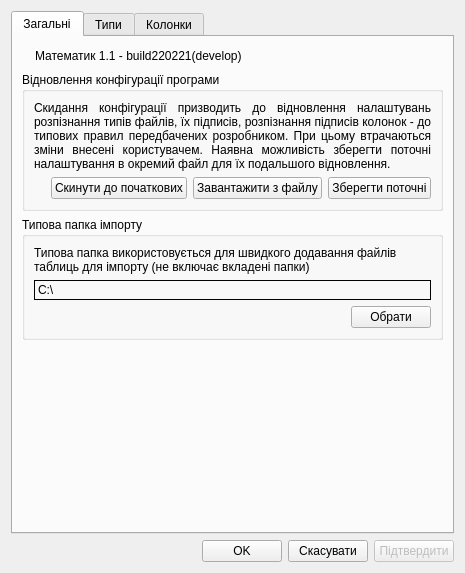
<?xml version="1.0" encoding="UTF-8"?>
<ui version="4.0">
 <class>Form</class>
 <widget class="QWidget" name="Form">
  <property name="geometry">
   <rect>
    <x>0</x>
    <y>0</y>
    <width>465</width>
    <height>573</height>
   </rect>
  </property>
  <property name="minimumSize">
   <size>
    <width>465</width>
    <height>573</height>
   </size>
  </property>
  <property name="maximumSize">
   <size>
    <width>465</width>
    <height>573</height>
   </size>
  </property>
  <property name="baseSize">
   <size>
    <width>465</width>
    <height>573</height>
   </size>
  </property>
  <property name="windowTitle">
   <string>Налаштування</string>
  </property>
  <property name="windowIcon">
   <iconset resource="res_file.qrc">
    <normaloff>:/pics/gui_res/ico_ser.ico</normaloff>:/pics/gui_res/ico_ser.ico</iconset>
  </property>
  <layout class="QVBoxLayout" name="verticalLayout">
   <item>
    <widget class="QTabWidget" name="tabSetting">
     <property name="baseSize">
      <size>
       <width>0</width>
       <height>0</height>
      </size>
     </property>
     <property name="currentIndex">
      <number>0</number>
     </property>
     <widget class="QWidget" name="tab_setup_common">
      <attribute name="title">
       <string>Загальні</string>
      </attribute>
      <layout class="QVBoxLayout" name="verticalLayout_2">
       <item>
        <layout class="QHBoxLayout" name="horizontalLayout_2">
         <property name="sizeConstraint">
          <enum>QLayout::SetDefaultConstraint</enum>
         </property>
         <item>
          <widget class="QLabel" name="label">
           <property name="sizePolicy">
            <sizepolicy hsizetype="Preferred" vsizetype="Minimum">
             <horstretch>0</horstretch>
             <verstretch>0</verstretch>
            </sizepolicy>
           </property>
           <property name="maximumSize">
            <size>
             <width>45</width>
             <height>41</height>
            </size>
           </property>
           <property name="text">
            <string/>
           </property>
           <property name="pixmap">
            <pixmap resource="res_file.qrc">:/pics/gui_res/ico_albert.ico</pixmap>
           </property>
           <property name="scaledContents">
            <bool>true</bool>
           </property>
          </widget>
         </item>
         <item>
          <widget class="QLabel" name="label_2">
           <property name="sizePolicy">
            <sizepolicy hsizetype="Preferred" vsizetype="Minimum">
             <horstretch>0</horstretch>
             <verstretch>0</verstretch>
            </sizepolicy>
           </property>
           <property name="maximumSize">
            <size>
             <width>16777215</width>
             <height>15</height>
            </size>
           </property>
           <property name="text">
            <string>Математик 1.1 - build220221(develop)</string>
           </property>
          </widget>
         </item>
         <item>
          <spacer name="horizontalSpacer_2">
           <property name="orientation">
            <enum>Qt::Horizontal</enum>
           </property>
           <property name="sizeHint" stdset="0">
            <size>
             <width>40</width>
             <height>20</height>
            </size>
           </property>
          </spacer>
         </item>
        </layout>
       </item>
       <item>
        <widget class="QGroupBox" name="groupBox">
         <property name="title">
          <string>Відновлення конфігурації програми</string>
         </property>
         <layout class="QVBoxLayout" name="verticalLayout_3">
          <item>
           <widget class="QLabel" name="label_3">
            <property name="text">
             <string>Скидання конфігурації призводить до відновлення налаштувань розпізнання типів файлів, їх підписів, розпізнання підписів колонок - до типових правил передбачених розробником. При цьому втрачаються зміни внесені користувачем. Наявна можливість зберегти поточні налаштування в окремий файл для їх подальшого відновлення. </string>
            </property>
            <property name="scaledContents">
             <bool>false</bool>
            </property>
            <property name="alignment">
             <set>Qt::AlignJustify|Qt::AlignVCenter</set>
            </property>
            <property name="wordWrap">
             <bool>true</bool>
            </property>
           </widget>
          </item>
          <item>
           <layout class="QHBoxLayout" name="horizontalLayout_3">
            <item>
             <spacer name="horizontalSpacer_3">
              <property name="orientation">
               <enum>Qt::Horizontal</enum>
              </property>
              <property name="sizeHint" stdset="0">
               <size>
                <width>40</width>
                <height>20</height>
               </size>
              </property>
             </spacer>
            </item>
            <item>
             <widget class="QPushButton" name="btn_config_swipe">
              <property name="text">
               <string>Скинути до початкових</string>
              </property>
              <property name="icon">
               <iconset resource="res_file.qrc">
                <normaloff>:/pics/gui_res/white_icons/exclamation.png</normaloff>:/pics/gui_res/white_icons/exclamation.png</iconset>
              </property>
             </widget>
            </item>
            <item>
             <widget class="QPushButton" name="btn_config_load">
              <property name="text">
               <string>Завантажити з файлу</string>
              </property>
             </widget>
            </item>
            <item>
             <widget class="QPushButton" name="btn_config_save">
              <property name="text">
               <string>Зберегти поточні</string>
              </property>
             </widget>
            </item>
           </layout>
          </item>
         </layout>
        </widget>
       </item>
       <item>
        <widget class="QGroupBox" name="groupBox_2">
         <property name="title">
          <string>Типова папка імпорту</string>
         </property>
         <layout class="QVBoxLayout" name="verticalLayout_4">
          <item>
           <widget class="QLabel" name="label_4">
            <property name="text">
             <string>Типова папка використовується для швидкого додавання файлів таблиць для імпорту (не включає вкладені папки)</string>
            </property>
            <property name="wordWrap">
             <bool>true</bool>
            </property>
           </widget>
          </item>
          <item>
           <widget class="QLabel" name="label_import_dir_default">
            <property name="minimumSize">
             <size>
              <width>0</width>
              <height>20</height>
             </size>
            </property>
            <property name="frameShape">
             <enum>QFrame::Box</enum>
            </property>
            <property name="text">
             <string>C:\</string>
            </property>
           </widget>
          </item>
          <item>
           <layout class="QHBoxLayout" name="horizontalLayout_4">
            <item>
             <spacer name="horizontalSpacer_4">
              <property name="orientation">
               <enum>Qt::Horizontal</enum>
              </property>
              <property name="sizeHint" stdset="0">
               <size>
                <width>40</width>
                <height>20</height>
               </size>
              </property>
             </spacer>
            </item>
            <item>
             <widget class="QPushButton" name="btn_set_dir_import_default">
              <property name="text">
               <string>Обрати</string>
              </property>
             </widget>
            </item>
           </layout>
          </item>
         </layout>
        </widget>
       </item>
       <item>
        <spacer name="verticalSpacer">
         <property name="orientation">
          <enum>Qt::Vertical</enum>
         </property>
         <property name="sizeHint" stdset="0">
          <size>
           <width>20</width>
           <height>40</height>
          </size>
         </property>
        </spacer>
       </item>
      </layout>
     </widget>
     <widget class="QWidget" name="tab_setup_types">
      <attribute name="title">
       <string>Типи</string>
      </attribute>
      <layout class="QVBoxLayout" name="verticalLayout_22">
       <item>
        <widget class="QToolBox" name="toolBox">
         <property name="currentIndex">
          <number>0</number>
         </property>
         <widget class="QWidget" name="page">
          <property name="geometry">
           <rect>
            <x>0</x>
            <y>0</y>
            <width>423</width>
            <height>307</height>
           </rect>
          </property>
          <attribute name="icon">
           <iconset resource="res_file.qrc">
            <normaloff>:/pics/gui_res/white_icons/viber.png</normaloff>:/pics/gui_res/white_icons/viber.png</iconset>
          </attribute>
          <attribute name="label">
           <string>Голосові з'єднання</string>
          </attribute>
          <layout class="QHBoxLayout" name="horizontalLayout_45">
           <item>
            <widget class="QGroupBox" name="groupBox_24">
             <property name="title">
              <string>Вхідні голосові з'єднання</string>
             </property>
             <layout class="QVBoxLayout" name="verticalLayout_24">
              <property name="spacing">
               <number>3</number>
              </property>
              <property name="leftMargin">
               <number>3</number>
              </property>
              <property name="topMargin">
               <number>3</number>
              </property>
              <property name="rightMargin">
               <number>3</number>
              </property>
              <property name="bottomMargin">
               <number>3</number>
              </property>
              <item>
               <layout class="QHBoxLayout" name="horizontalLayout_43">
                <item>
                 <widget class="QLabel" name="label_25">
                  <property name="text">
                   <string>Відображати як:  </string>
                  </property>
                 </widget>
                </item>
                <item>
                 <widget class="QLineEdit" name="lineEdit_exportname_voice_in">
                  <property name="text">
                   <string>вх</string>
                  </property>
                 </widget>
                </item>
               </layout>
              </item>
              <item>
               <widget class="QListView" name="listView_voice_in"/>
              </item>
              <item>
               <widget class="QLineEdit" name="lineEdit_add_voice_in"/>
              </item>
              <item>
               <layout class="QHBoxLayout" name="horizontalLayout_44">
                <item>
                 <spacer name="horizontalSpacer_37">
                  <property name="orientation">
                   <enum>Qt::Horizontal</enum>
                  </property>
                  <property name="sizeHint" stdset="0">
                   <size>
                    <width>40</width>
                    <height>20</height>
                   </size>
                  </property>
                 </spacer>
                </item>
                <item>
                 <widget class="QPushButton" name="btn_add_voice_in">
                  <property name="text">
                   <string>Додати</string>
                  </property>
                 </widget>
                </item>
                <item>
                 <widget class="QPushButton" name="btn_remove_voice_in">
                  <property name="text">
                   <string>Видалити</string>
                  </property>
                 </widget>
                </item>
                <item>
                 <spacer name="horizontalSpacer_38">
                  <property name="orientation">
                   <enum>Qt::Horizontal</enum>
                  </property>
                  <property name="sizeHint" stdset="0">
                   <size>
                    <width>40</width>
                    <height>20</height>
                   </size>
                  </property>
                 </spacer>
                </item>
               </layout>
              </item>
             </layout>
            </widget>
           </item>
           <item>
            <widget class="QGroupBox" name="groupBox_23">
             <property name="title">
              <string>Вихідні голосові з'єднання</string>
             </property>
             <layout class="QVBoxLayout" name="verticalLayout_23">
              <property name="spacing">
               <number>3</number>
              </property>
              <property name="leftMargin">
               <number>3</number>
              </property>
              <property name="topMargin">
               <number>3</number>
              </property>
              <property name="rightMargin">
               <number>3</number>
              </property>
              <property name="bottomMargin">
               <number>3</number>
              </property>
              <item>
               <layout class="QHBoxLayout" name="horizontalLayout_41">
                <item>
                 <widget class="QLabel" name="label_24">
                  <property name="text">
                   <string>Відображати як:  </string>
                  </property>
                 </widget>
                </item>
                <item>
                 <widget class="QLineEdit" name="lineEdit_exportname_voice_out">
                  <property name="text">
                   <string>вих</string>
                  </property>
                 </widget>
                </item>
               </layout>
              </item>
              <item>
               <widget class="QListView" name="listView_voice_out"/>
              </item>
              <item>
               <widget class="QLineEdit" name="lineEdit_add_voice_out"/>
              </item>
              <item>
               <layout class="QHBoxLayout" name="horizontalLayout_42">
                <item>
                 <spacer name="horizontalSpacer_35">
                  <property name="orientation">
                   <enum>Qt::Horizontal</enum>
                  </property>
                  <property name="sizeHint" stdset="0">
                   <size>
                    <width>40</width>
                    <height>20</height>
                   </size>
                  </property>
                 </spacer>
                </item>
                <item>
                 <widget class="QPushButton" name="btn_add_voice_out">
                  <property name="text">
                   <string>Додати</string>
                  </property>
                 </widget>
                </item>
                <item>
                 <widget class="QPushButton" name="btn_remove_voice_out">
                  <property name="text">
                   <string>Видалити</string>
                  </property>
                 </widget>
                </item>
                <item>
                 <spacer name="horizontalSpacer_36">
                  <property name="orientation">
                   <enum>Qt::Horizontal</enum>
                  </property>
                  <property name="sizeHint" stdset="0">
                   <size>
                    <width>40</width>
                    <height>20</height>
                   </size>
                  </property>
                 </spacer>
                </item>
               </layout>
              </item>
             </layout>
            </widget>
           </item>
          </layout>
         </widget>
         <widget class="QWidget" name="page_2">
          <property name="geometry">
           <rect>
            <x>0</x>
            <y>0</y>
            <width>423</width>
            <height>307</height>
           </rect>
          </property>
          <attribute name="icon">
           <iconset resource="res_file.qrc">
            <normaloff>:/pics/gui_res/white_icons/email.png</normaloff>:/pics/gui_res/white_icons/email.png</iconset>
          </attribute>
          <attribute name="label">
           <string>SMS-повідомлення</string>
          </attribute>
          <layout class="QHBoxLayout" name="horizontalLayout_50">
           <item>
            <widget class="QGroupBox" name="groupBox_26">
             <property name="title">
              <string>Вхідні SMS-повідомлення</string>
             </property>
             <layout class="QVBoxLayout" name="verticalLayout_26">
              <property name="spacing">
               <number>3</number>
              </property>
              <property name="leftMargin">
               <number>3</number>
              </property>
              <property name="topMargin">
               <number>3</number>
              </property>
              <property name="rightMargin">
               <number>3</number>
              </property>
              <property name="bottomMargin">
               <number>3</number>
              </property>
              <item>
               <layout class="QHBoxLayout" name="horizontalLayout_48">
                <item>
                 <widget class="QLabel" name="label_27">
                  <property name="text">
                   <string>Відображати як:  </string>
                  </property>
                 </widget>
                </item>
                <item>
                 <widget class="QLineEdit" name="lineEdit_exportname_message_in">
                  <property name="text">
                   <string>вх СМС</string>
                  </property>
                 </widget>
                </item>
               </layout>
              </item>
              <item>
               <widget class="QListView" name="listView_message_in"/>
              </item>
              <item>
               <widget class="QLineEdit" name="lineEdit_add_message_in"/>
              </item>
              <item>
               <layout class="QHBoxLayout" name="horizontalLayout_49">
                <item>
                 <spacer name="horizontalSpacer_41">
                  <property name="orientation">
                   <enum>Qt::Horizontal</enum>
                  </property>
                  <property name="sizeHint" stdset="0">
                   <size>
                    <width>40</width>
                    <height>20</height>
                   </size>
                  </property>
                 </spacer>
                </item>
                <item>
                 <widget class="QPushButton" name="btn_add_message_in">
                  <property name="text">
                   <string>Додати</string>
                  </property>
                 </widget>
                </item>
                <item>
                 <widget class="QPushButton" name="btn_remove_message_in">
                  <property name="text">
                   <string>Видалити</string>
                  </property>
                 </widget>
                </item>
                <item>
                 <spacer name="horizontalSpacer_42">
                  <property name="orientation">
                   <enum>Qt::Horizontal</enum>
                  </property>
                  <property name="sizeHint" stdset="0">
                   <size>
                    <width>40</width>
                    <height>20</height>
                   </size>
                  </property>
                 </spacer>
                </item>
               </layout>
              </item>
             </layout>
            </widget>
           </item>
           <item>
            <widget class="QGroupBox" name="groupBox_25">
             <property name="title">
              <string>Вихідні SMS-повідомлення</string>
             </property>
             <layout class="QVBoxLayout" name="verticalLayout_25">
              <property name="spacing">
               <number>3</number>
              </property>
              <property name="leftMargin">
               <number>3</number>
              </property>
              <property name="topMargin">
               <number>3</number>
              </property>
              <property name="rightMargin">
               <number>3</number>
              </property>
              <property name="bottomMargin">
               <number>3</number>
              </property>
              <item>
               <layout class="QHBoxLayout" name="horizontalLayout_46">
                <item>
                 <widget class="QLabel" name="label_26">
                  <property name="text">
                   <string>Відображати як:  </string>
                  </property>
                 </widget>
                </item>
                <item>
                 <widget class="QLineEdit" name="lineEdit_exportname_message_out">
                  <property name="text">
                   <string>вих СМС</string>
                  </property>
                 </widget>
                </item>
               </layout>
              </item>
              <item>
               <widget class="QListView" name="listView_message_out"/>
              </item>
              <item>
               <widget class="QLineEdit" name="lineEdit_add_message_out"/>
              </item>
              <item>
               <layout class="QHBoxLayout" name="horizontalLayout_47">
                <item>
                 <spacer name="horizontalSpacer_39">
                  <property name="orientation">
                   <enum>Qt::Horizontal</enum>
                  </property>
                  <property name="sizeHint" stdset="0">
                   <size>
                    <width>40</width>
                    <height>20</height>
                   </size>
                  </property>
                 </spacer>
                </item>
                <item>
                 <widget class="QPushButton" name="btn_add_message_out">
                  <property name="text">
                   <string>Додати</string>
                  </property>
                 </widget>
                </item>
                <item>
                 <widget class="QPushButton" name="btn_remove_message_out">
                  <property name="text">
                   <string>Видалити</string>
                  </property>
                 </widget>
                </item>
                <item>
                 <spacer name="horizontalSpacer_40">
                  <property name="orientation">
                   <enum>Qt::Horizontal</enum>
                  </property>
                  <property name="sizeHint" stdset="0">
                   <size>
                    <width>40</width>
                    <height>20</height>
                   </size>
                  </property>
                 </spacer>
                </item>
               </layout>
              </item>
             </layout>
            </widget>
           </item>
          </layout>
         </widget>
         <widget class="QWidget" name="page_3">
          <property name="geometry">
           <rect>
            <x>0</x>
            <y>0</y>
            <width>423</width>
            <height>307</height>
           </rect>
          </property>
          <attribute name="icon">
           <iconset resource="res_file.qrc">
            <normaloff>:/pics/gui_res/white_icons/asmallworld.png</normaloff>:/pics/gui_res/white_icons/asmallworld.png</iconset>
          </attribute>
          <attribute name="label">
           <string>Переадресація та інтернет</string>
          </attribute>
          <layout class="QHBoxLayout" name="horizontalLayout_55">
           <item>
            <widget class="QGroupBox" name="groupBox_27">
             <property name="title">
              <string>Використання мережі</string>
             </property>
             <layout class="QVBoxLayout" name="verticalLayout_27">
              <property name="spacing">
               <number>3</number>
              </property>
              <property name="leftMargin">
               <number>3</number>
              </property>
              <property name="topMargin">
               <number>3</number>
              </property>
              <property name="rightMargin">
               <number>3</number>
              </property>
              <property name="bottomMargin">
               <number>3</number>
              </property>
              <item>
               <layout class="QHBoxLayout" name="horizontalLayout_51">
                <item>
                 <widget class="QLabel" name="label_28">
                  <property name="text">
                   <string>Відображати як:  </string>
                  </property>
                 </widget>
                </item>
                <item>
                 <widget class="QLineEdit" name="lineEdit_exportname_network">
                  <property name="text">
                   <string>інтернет</string>
                  </property>
                 </widget>
                </item>
               </layout>
              </item>
              <item>
               <widget class="QListView" name="listView_network"/>
              </item>
              <item>
               <widget class="QLineEdit" name="lineEdit_add_network"/>
              </item>
              <item>
               <layout class="QHBoxLayout" name="horizontalLayout_52">
                <item>
                 <spacer name="horizontalSpacer_43">
                  <property name="orientation">
                   <enum>Qt::Horizontal</enum>
                  </property>
                  <property name="sizeHint" stdset="0">
                   <size>
                    <width>40</width>
                    <height>20</height>
                   </size>
                  </property>
                 </spacer>
                </item>
                <item>
                 <widget class="QPushButton" name="btn_add_network">
                  <property name="text">
                   <string>Додати</string>
                  </property>
                 </widget>
                </item>
                <item>
                 <widget class="QPushButton" name="btn_remove_network">
                  <property name="text">
                   <string>Видалити</string>
                  </property>
                 </widget>
                </item>
                <item>
                 <spacer name="horizontalSpacer_44">
                  <property name="orientation">
                   <enum>Qt::Horizontal</enum>
                  </property>
                  <property name="sizeHint" stdset="0">
                   <size>
                    <width>40</width>
                    <height>20</height>
                   </size>
                  </property>
                 </spacer>
                </item>
               </layout>
              </item>
             </layout>
            </widget>
           </item>
           <item>
            <widget class="QGroupBox" name="groupBox_28">
             <property name="title">
              <string>Переадресація</string>
             </property>
             <layout class="QVBoxLayout" name="verticalLayout_28">
              <property name="spacing">
               <number>3</number>
              </property>
              <property name="leftMargin">
               <number>3</number>
              </property>
              <property name="topMargin">
               <number>3</number>
              </property>
              <property name="rightMargin">
               <number>3</number>
              </property>
              <property name="bottomMargin">
               <number>3</number>
              </property>
              <item>
               <layout class="QHBoxLayout" name="horizontalLayout_53">
                <item>
                 <widget class="QLabel" name="label_29">
                  <property name="text">
                   <string>Відображати як:  </string>
                  </property>
                 </widget>
                </item>
                <item>
                 <widget class="QLineEdit" name="lineEdit_exportname_forwarding">
                  <property name="text">
                   <string>переад</string>
                  </property>
                 </widget>
                </item>
               </layout>
              </item>
              <item>
               <widget class="QListView" name="listView_forwarding"/>
              </item>
              <item>
               <widget class="QLineEdit" name="lineEdit_add_forwarding"/>
              </item>
              <item>
               <layout class="QHBoxLayout" name="horizontalLayout_54">
                <item>
                 <spacer name="horizontalSpacer_45">
                  <property name="orientation">
                   <enum>Qt::Horizontal</enum>
                  </property>
                  <property name="sizeHint" stdset="0">
                   <size>
                    <width>40</width>
                    <height>20</height>
                   </size>
                  </property>
                 </spacer>
                </item>
                <item>
                 <widget class="QPushButton" name="btn_add_forwarding">
                  <property name="text">
                   <string>Додати</string>
                  </property>
                 </widget>
                </item>
                <item>
                 <widget class="QPushButton" name="btn_remove_forwarding">
                  <property name="text">
                   <string>Видалити</string>
                  </property>
                 </widget>
                </item>
                <item>
                 <spacer name="horizontalSpacer_46">
                  <property name="orientation">
                   <enum>Qt::Horizontal</enum>
                  </property>
                  <property name="sizeHint" stdset="0">
                   <size>
                    <width>40</width>
                    <height>20</height>
                   </size>
                  </property>
                 </spacer>
                </item>
               </layout>
              </item>
             </layout>
            </widget>
           </item>
          </layout>
         </widget>
        </widget>
       </item>
       <item>
        <spacer name="verticalSpacer_2">
         <property name="orientation">
          <enum>Qt::Vertical</enum>
         </property>
         <property name="sizeHint" stdset="0">
          <size>
           <width>20</width>
           <height>40</height>
          </size>
         </property>
        </spacer>
       </item>
       <item>
        <layout class="QHBoxLayout" name="horizontalLayout_40">
         <property name="spacing">
          <number>3</number>
         </property>
         <property name="leftMargin">
          <number>3</number>
         </property>
         <property name="topMargin">
          <number>3</number>
         </property>
         <property name="rightMargin">
          <number>3</number>
         </property>
         <property name="bottomMargin">
          <number>3</number>
         </property>
         <item>
          <widget class="QLabel" name="label_7">
           <property name="maximumSize">
            <size>
             <width>20</width>
             <height>20</height>
            </size>
           </property>
           <property name="text">
            <string/>
           </property>
           <property name="pixmap">
            <pixmap resource="res_file.qrc">:/pics/gui_res/white_icons/exclamation.png</pixmap>
           </property>
           <property name="scaledContents">
            <bool>true</bool>
           </property>
          </widget>
         </item>
         <item>
          <widget class="QLabel" name="label_23">
           <property name="text">
            <string>Нерозпізнані типи замінити на: </string>
           </property>
          </widget>
         </item>
         <item>
          <widget class="QLineEdit" name="lineEdit_exportname_unknowntypes">
           <property name="minimumSize">
            <size>
             <width>60</width>
             <height>0</height>
            </size>
           </property>
           <property name="text">
            <string>переад</string>
           </property>
          </widget>
         </item>
         <item>
          <spacer name="horizontalSpacer_34">
           <property name="orientation">
            <enum>Qt::Horizontal</enum>
           </property>
           <property name="sizeHint" stdset="0">
            <size>
             <width>40</width>
             <height>20</height>
            </size>
           </property>
          </spacer>
         </item>
        </layout>
       </item>
      </layout>
     </widget>
     <widget class="QWidget" name="tab_setup_columns">
      <attribute name="title">
       <string>Колонки</string>
      </attribute>
      <layout class="QVBoxLayout" name="verticalLayout_5">
       <item>
        <widget class="QToolBox" name="toolBox_2">
         <property name="currentIndex">
          <number>1</number>
         </property>
         <widget class="QWidget" name="page_4">
          <property name="geometry">
           <rect>
            <x>0</x>
            <y>0</y>
            <width>423</width>
            <height>420</height>
           </rect>
          </property>
          <attribute name="icon">
           <iconset resource="res_file.qrc">
            <normaloff>:/white_icons/gui_res/white_icons/equalizer.png</normaloff>:/white_icons/gui_res/white_icons/equalizer.png</iconset>
          </attribute>
          <attribute name="label">
           <string>Розпізнання колонок у імпортованих файлах</string>
          </attribute>
          <layout class="QVBoxLayout" name="verticalLayout_6">
           <item>
            <layout class="QHBoxLayout" name="horizontalLayout_5">
             <item>
              <widget class="QLabel" name="label_5">
               <property name="maximumSize">
                <size>
                 <width>90</width>
                 <height>16777215</height>
                </size>
               </property>
               <property name="text">
                <string>Тип колонки:</string>
               </property>
              </widget>
             </item>
             <item>
              <widget class="QComboBox" name="comboBox_choose_import_column"/>
             </item>
            </layout>
           </item>
           <item>
            <widget class="QListView" name="listView_keywords_col_replace"/>
           </item>
           <item>
            <widget class="QLabel" name="label_6">
             <property name="text">
              <string>Додати підпис для розпізнавання: </string>
             </property>
            </widget>
           </item>
           <item>
            <widget class="QLineEdit" name="lineEdit_add_keyword_column"/>
           </item>
           <item>
            <layout class="QHBoxLayout" name="horizontalLayout_6">
             <item>
              <spacer name="horizontalSpacer_6">
               <property name="orientation">
                <enum>Qt::Horizontal</enum>
               </property>
               <property name="sizeHint" stdset="0">
                <size>
                 <width>40</width>
                 <height>20</height>
                </size>
               </property>
              </spacer>
             </item>
             <item>
              <widget class="QPushButton" name="btn_add_keyword_column">
               <property name="text">
                <string>Додати</string>
               </property>
              </widget>
             </item>
             <item>
              <widget class="QPushButton" name="btn_remove_keyword_column">
               <property name="text">
                <string>Видалити</string>
               </property>
              </widget>
             </item>
             <item>
              <spacer name="horizontalSpacer_5">
               <property name="orientation">
                <enum>Qt::Horizontal</enum>
               </property>
               <property name="sizeHint" stdset="0">
                <size>
                 <width>40</width>
                 <height>20</height>
                </size>
               </property>
              </spacer>
             </item>
            </layout>
           </item>
          </layout>
         </widget>
         <widget class="QWidget" name="page_5">
          <property name="geometry">
           <rect>
            <x>0</x>
            <y>0</y>
            <width>423</width>
            <height>420</height>
           </rect>
          </property>
          <attribute name="icon">
           <iconset resource="res_file.qrc">
            <normaloff>:/white_icons/gui_res/files_ico/xls.png</normaloff>:/white_icons/gui_res/files_ico/xls.png</iconset>
          </attribute>
          <attribute name="label">
           <string>Підписи колонок у експортованих файлах</string>
          </attribute>
          <layout class="QVBoxLayout" name="verticalLayout_7">
           <item>
            <widget class="QTableWidget" name="table_columns_exportnames">
             <property name="sizePolicy">
              <sizepolicy hsizetype="Expanding" vsizetype="Fixed">
               <horstretch>0</horstretch>
               <verstretch>0</verstretch>
              </sizepolicy>
             </property>
             <property name="minimumSize">
              <size>
               <width>0</width>
               <height>330</height>
              </size>
             </property>
             <property name="maximumSize">
              <size>
               <width>16777215</width>
               <height>330</height>
              </size>
             </property>
             <property name="baseSize">
              <size>
               <width>0</width>
               <height>350</height>
              </size>
             </property>
             <attribute name="horizontalHeaderDefaultSectionSize">
              <number>100</number>
             </attribute>
             <attribute name="horizontalHeaderMinimumSectionSize">
              <number>25</number>
             </attribute>
             <attribute name="horizontalHeaderShowSortIndicator" stdset="0">
              <bool>false</bool>
             </attribute>
             <attribute name="horizontalHeaderStretchLastSection">
              <bool>true</bool>
             </attribute>
             <attribute name="verticalHeaderStretchLastSection">
              <bool>false</bool>
             </attribute>
             <column>
              <property name="text">
               <string>Тип колонки</string>
              </property>
             </column>
             <column>
              <property name="text">
               <string>Підпис у вихідному файлі</string>
              </property>
             </column>
            </widget>
           </item>
           <item>
            <widget class="QLabel" name="label_8">
             <property name="text">
              <string>Редагування другої колонки змінює заголовки у опрацьованих таблицях </string>
             </property>
            </widget>
           </item>
           <item>
            <spacer name="verticalSpacer_3">
             <property name="orientation">
              <enum>Qt::Vertical</enum>
             </property>
             <property name="sizeHint" stdset="0">
              <size>
               <width>20</width>
               <height>40</height>
              </size>
             </property>
            </spacer>
           </item>
          </layout>
         </widget>
        </widget>
       </item>
      </layout>
     </widget>
    </widget>
   </item>
   <item>
    <layout class="QHBoxLayout" name="horizontalLayout">
     <item>
      <spacer name="horizontalSpacer">
       <property name="orientation">
        <enum>Qt::Horizontal</enum>
       </property>
       <property name="sizeHint" stdset="0">
        <size>
         <width>40</width>
         <height>20</height>
        </size>
       </property>
      </spacer>
     </item>
     <item>
      <widget class="QPushButton" name="btn_setup_ok">
       <property name="text">
        <string>OK</string>
       </property>
      </widget>
     </item>
     <item>
      <widget class="QPushButton" name="btn_setup_cancel">
       <property name="text">
        <string>Скасувати</string>
       </property>
      </widget>
     </item>
     <item>
      <widget class="QPushButton" name="btn_setup_accept">
       <property name="enabled">
        <bool>false</bool>
       </property>
       <property name="text">
        <string>Підтвердити</string>
       </property>
      </widget>
     </item>
    </layout>
   </item>
  </layout>
 </widget>
 <resources>
  <include location="res_file.qrc"/>
 </resources>
 <connections/>
</ui>
